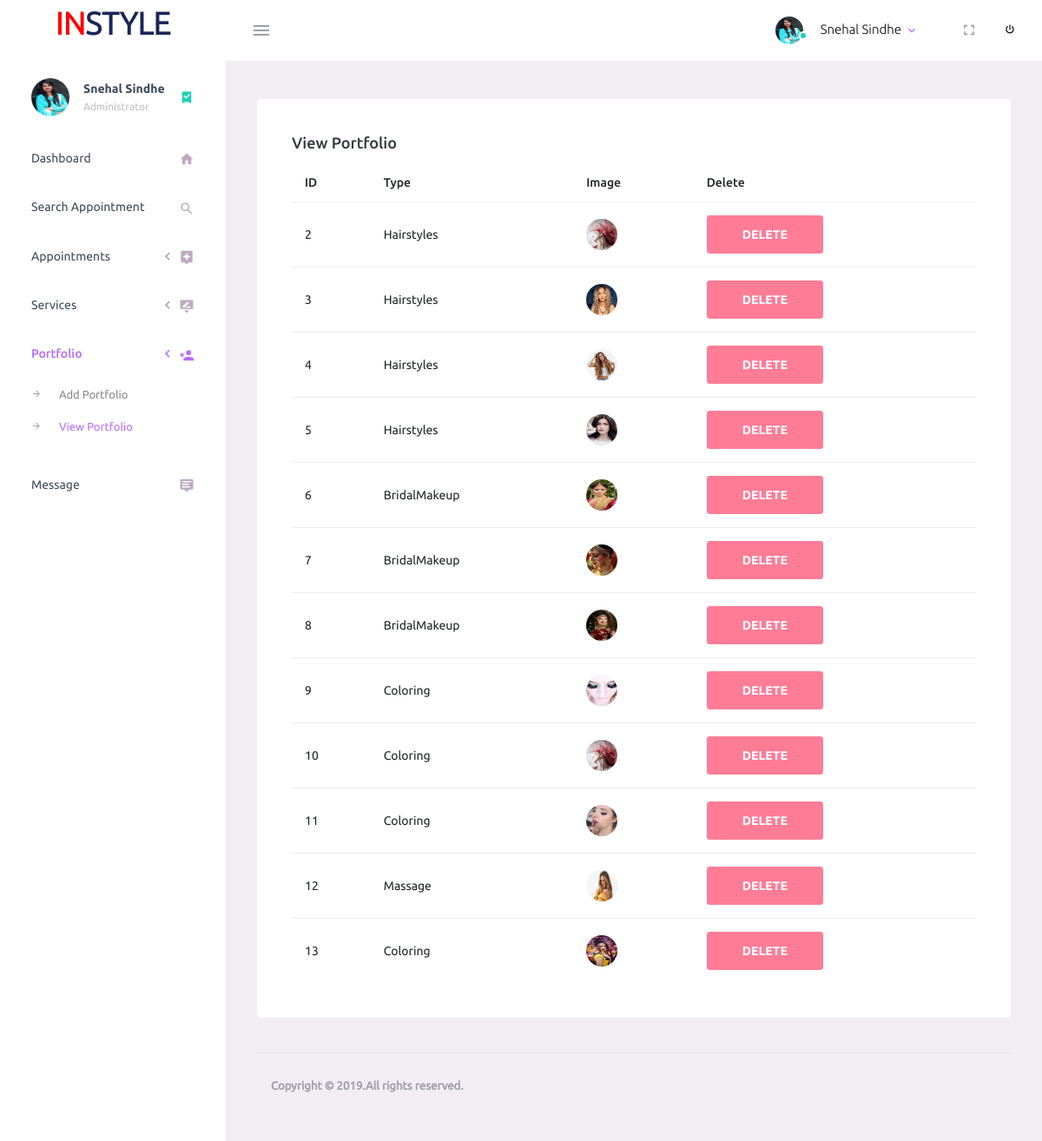
The page /admin/viewportfolio.php (signed in) on the database its author committed.
### tables this page shows
CREATE TABLE `user` (
  `id` int(11) NOT NULL,
  `username` varchar(255) NOT NULL,
  `email` varchar(255) NOT NULL,
  `password` varchar(255) NOT NULL,
  `image` varchar(255) NOT NULL
);

CREATE TABLE `portfolio` (
  `id` int(11) NOT NULL,
  `image` varchar(255) NOT NULL,
  `type` varchar(255) NOT NULL
);

### admin/viewportfolio.php (the view, shortened to what this page needs)
<?php
include('security.php');
include('include/header.php');
include('include/navbar.php');
?>
        <div class="main-panel">
          <div class="content-wrapper">
            <?php
              $query="SELECT * FROM portfolio";
              $query_run=mysqli_query($con,$query);
            ?>
            <div class="row">
              <div class="col-lg-12 grid-margin stretch-card">
                <div class="card">
                  <div class="card-body">
                    <h4 class="card-title">View Portfolio</h4>
                    <table class="table table-hover">
                      <thead>
                        <tr>
                          <th>ID</th>
                          <th>Type</th>
                          <th>Image</th>
                          <th>Delete</th>
                        </tr>
                      </thead>
                      <tbody>
                      <?php
                     if(mysqli_num_rows($query_run)>0)
                      {
                        while($row= mysqli_fetch_assoc($query_run))
                        {
                          ?>
                            <tr>
                              <td><?php echo $row['id']; ?></td>
                              <td><?php echo $row['type']; ?></td>
                              <td><?php echo '<img src="../uploads/portfolio/'.$row['image'].'" width="200px;" height="200px;">' ?></td>
                              <td>
                                <form action="deleteportfolio.php" method="POST">
                                  <button  type="submit" name="delete_portfolio_btn"class ="btn btn-danger">DELETE</button>
                                </form>
                              </td>
                            </tr>
                        <?php
                        }
                       }
                    else
                    {
                      echo"No Record Found";
                    }
                  ?>
                      </tbody>
                    </table>
                  </div>
                </div>
              </div>
            </div>
<?php
include('include/footer.php');
include('include/script.php'); ?>

### admin/include/navbar.php (shortened to what this page needs)
<div class="container-scroller">
  <nav class="navbar default-layout-navbar col-lg-12 col-12 p-0 fixed-top d-flex flex-row">
    <div class="text-center navbar-brand-wrapper d-flex align-items-center justify-content-center">
      <a class="navbar-brand brand-logo" href="index.php"><p style="text-align: center; font-weight: bold; font-size: 36px;"><span style="color: red;">IN</span>STYLE</p></a>
    </div>
    <div class="navbar-menu-wrapper d-flex align-items-stretch">
      <button class="navbar-toggler navbar-toggler align-self-center" type="button" data-toggle="minimize">
        <span class="mdi mdi-menu"></span>
      </button>
      <ul class="navbar-nav navbar-nav-right">
        <li class="nav-item nav-profile dropdown">
          <a class="nav-link dropdown-toggle" id="profileDropdown" href="#" data-toggle="dropdown" aria-expanded="false">
            <div class="nav-profile-img">
            <?php
              $email_login=$_SESSION['username'];
              $sql ="SELECT * from user where email='$email_login'";
              $sql_run=mysqli_query($con,$sql);
              if(mysqli_num_rows($sql_run)>0)
              {
                while ($row=mysqli_fetch_assoc($sql_run))
                {
                 $name=$row['username'];
                  echo '<img src="img/profile/'.$row['image'].'">'
                  ?>
              <span class="availability-status online"></span>
                              <?php
                }
              }
              ?>
            </div>
            <div class="nav-profile-text">
               <?php
              $email_login=$_SESSION['username'];
              $sql ="SELECT * from user where email='$email_login'";
              $sql_run=mysqli_query($con,$sql);
              if(mysqli_num_rows($sql_run)>0)
              {
                while ($row=mysqli_fetch_assoc($sql_run))
                {
                  ?>
                  <p class="mb-1 text-black"><?php echo $row['username'];?></p>
                <?php
                }
              }
              ?>
            </div>
          </a>
        </li>
        <li class="nav-item d-none d-lg-block full-screen-link">
          <a class="nav-link">
            <i class="mdi mdi-fullscreen" id="fullscreen-button"></i>
          </a>
        </li>
        <li class="nav-item nav-logout d-none d-lg-block">
          <form action="logout.php" method="post">
           <button type="submit" name="logout_btn" style="background: white; border: none;"><i class="mdi mdi-power"></i></button>
          </form>
        </li>
      </ul>
    </div>
  </nav>
  <div class="container-fluid page-body-wrapper">
    <nav class="sidebar sidebar-offcanvas" id="sidebar">
      <ul class="nav">
        <li class="nav-item nav-profile">
          <a href="#" class="nav-link">
            <div class="nav-profile-image">
            <?php
              $email_login=$_SESSION['username'];
              $sql ="SELECT * from user where email='$email_login'";
              $sql_run=mysqli_query($con,$sql);
              if(mysqli_num_rows($sql_run)>0)
              {
                while ($row=mysqli_fetch_assoc($sql_run))
                {
                  ?>
               <?php echo '<img src="img/profile/'.$row['image'].'">' ?>
            </div>
            <?php
                }
              }
            ?>
            <div class="nav-profile-text d-flex flex-column">
              <span class="font-weight-bold mb-2"><?php echo $name;?></span>
              <span class="text-secondary text-small">Administrator</span>
            </div>
            <i class="mdi mdi-bookmark-check text-success nav-profile-badge"></i>
          </a>
        </li>
        <li class="nav-item">
          <a class="nav-link" href="index.php">
            <span class="menu-title">Dashboard</span>
            <i class="mdi mdi-home menu-icon"></i>
          </a>
        </li>
        <li class="nav-item">
          <a class="nav-link" href="search.php">
            <span class="menu-title">Search Appointment</span>
            <i class="mdi mdi-home menu-icon  mdi mdi-magnify"></i>
          </a>
        </li>
        <li class="nav-item">
          <a class="nav-link" data-toggle="collapse" href="#appt" aria-expanded="false" aria-controls="appt">
            <span class="menu-title">Appointments</span>
            <i class="menu-arrow"></i>
            <i class="mdi mdi-assistant menu-icon "></i>
          </a>
        </li>
        <li class="nav-item">
          <a class="nav-link" data-toggle="collapse" href="#ui-basic" aria-expanded="false" aria-controls="ui-basic">
            <span class="menu-title">Services</span>
            <i class="menu-arrow"></i>
            <i class="mdi mdi-transcribe-close menu-icon"></i>
          </a>
        </li>
        <li class="nav-item">
          <a class="nav-link" data-toggle="collapse" href="#ui-basics" aria-expanded="false" aria-controls="ui-basic">
            <span class="menu-title">Portfolio</span>
            <i class="menu-arrow"></i>
            <i class="mdi mdi-account-star menu-icon"></i>
          </a>
          <div class="collapse" id="ui-basics">
            <ul class="nav flex-column sub-menu">
              <li class="nav-item"> <a class="nav-link" href="addportfolio.php">Add Portfolio</a></li>
              <li class="nav-item"> <a class="nav-link" href="viewportfolio.php">View Portfolio</a></li>
            </ul>
          </div>
        </li>
        <li class="nav-item">
          <a class="nav-link" href="viewmessage.php">
            <span class="menu-title">Message</span>
            <i class="mdi mdi-tooltip-text menu-icon"></i>
          </a>
        </li>
      </ul>
    </nav>

### rows shown on the page
user: image (picture), username "Snehal Sindhe"
portfolio: id "2", type "Hairstyles", image (picture)
portfolio: id "3", type "Hairstyles", image (picture)
portfolio: id "4", type "Hairstyles", image (picture)
portfolio: id "5", type "Hairstyles", image (picture)
portfolio: id "6", type "BridalMakeup", image (picture)
portfolio: id "7", type "BridalMakeup", image (picture)
portfolio: id "8", type "BridalMakeup", image (picture)
portfolio: id "9", type "Coloring", image (picture)
portfolio: id "10", type "Coloring", image (picture)
portfolio: id "11", type "Coloring", image (picture)
portfolio: id "12", type "Massage", image (picture)
portfolio: id "13", type "Coloring", image (picture)
